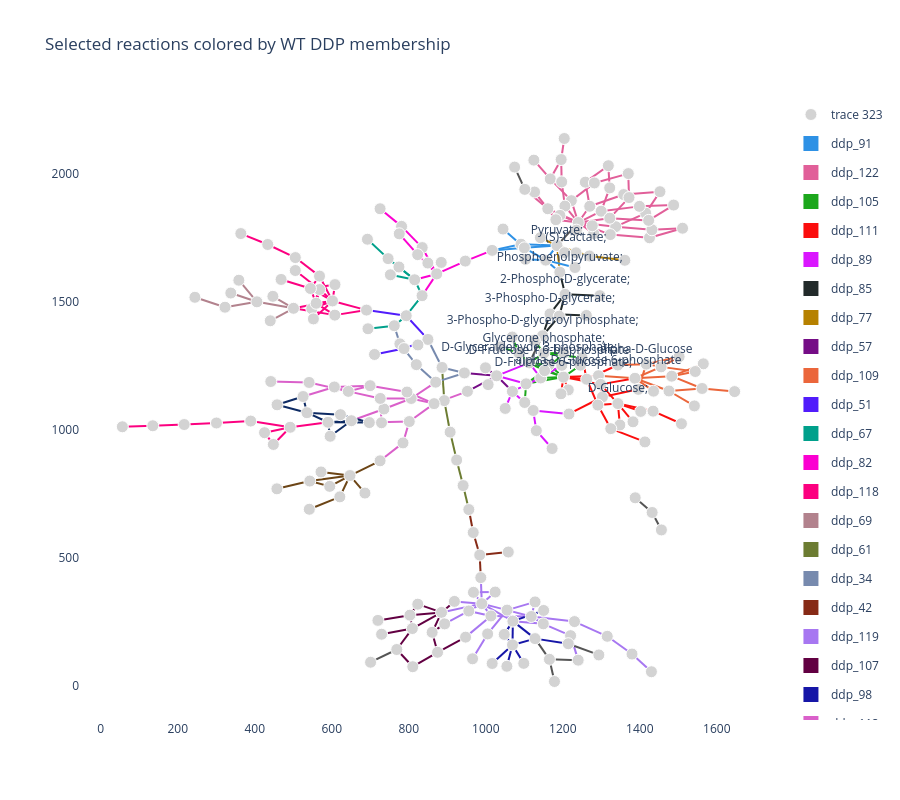

Here is the notebook cell this chart was saved with:
### Code cell
wt_labels = wt_ddps.where(wt_ddps.index.isin(keep_rxns), None)

keep_labels = metabolite_labels(dataset, rxns=keep_rxns, require_anchors=False)
print('labelled metabolites:', [dataset.compound_info[c.split('cpd:')[1]]['name'].split(';')[0]
                               for c in keep_labels])

with ddp_pathway_palette(wt_labels):
    fig = mern_support.custom_pathway_plot(
        rxns=keep_rxns,
        dataset=dataset,
        rna=rna,
        user_labels=wt_labels,
        show_node_labels=True,
        labeled_nodes=keep_labels,
    )
fig.update_layout(title='Selected reactions colored by WT DDP membership')
fig.write_image(f"{base_path_figures}/folr1_ddp_plot.png", width=1200, height=800, scale=2)
fig.show()
